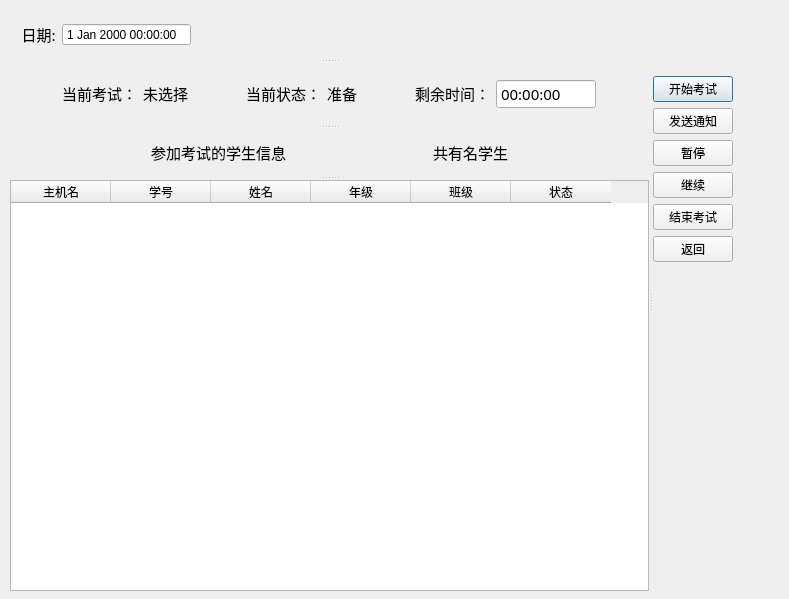
<?xml version="1.0" encoding="UTF-8"?>
<ui version="4.0">
 <class>ExamControl</class>
 <widget class="QDialog" name="ExamControl">
  <property name="geometry">
   <rect>
    <x>0</x>
    <y>0</y>
    <width>789</width>
    <height>599</height>
   </rect>
  </property>
  <property name="windowTitle">
   <string>Dialog</string>
  </property>
  <widget class="QSplitter" name="splitter_3">
   <property name="geometry">
    <rect>
     <x>10</x>
     <y>10</y>
     <width>771</width>
     <height>581</height>
    </rect>
   </property>
   <property name="orientation">
    <enum>Qt::Horizontal</enum>
   </property>
   <widget class="QSplitter" name="splitter_2">
    <property name="orientation">
     <enum>Qt::Vertical</enum>
    </property>
    <widget class="QWidget" name="layoutWidget">
     <layout class="QHBoxLayout" name="horizontalLayout_7">
      <item>
       <widget class="QLabel" name="label_date_2">
        <property name="sizePolicy">
         <sizepolicy hsizetype="Fixed" vsizetype="Fixed">
          <horstretch>0</horstretch>
          <verstretch>0</verstretch>
         </sizepolicy>
        </property>
        <property name="font">
         <font>
          <family>微软雅黑</family>
          <pointsize>11</pointsize>
         </font>
        </property>
        <property name="text">
         <string>   日期:</string>
        </property>
       </widget>
      </item>
      <item>
       <widget class="QDateTimeEdit" name="dateTimeEdit">
        <property name="readOnly">
         <bool>true</bool>
        </property>
        <property name="buttonSymbols">
         <enum>QAbstractSpinBox::NoButtons</enum>
        </property>
       </widget>
      </item>
      <item>
       <spacer name="horizontalSpacer_2">
        <property name="orientation">
         <enum>Qt::Horizontal</enum>
        </property>
        <property name="sizeHint" stdset="0">
         <size>
          <width>40</width>
          <height>20</height>
         </size>
        </property>
       </spacer>
      </item>
     </layout>
    </widget>
    <widget class="QSplitter" name="splitter">
     <property name="orientation">
      <enum>Qt::Vertical</enum>
     </property>
     <widget class="QWidget" name="layoutWidget">
      <layout class="QHBoxLayout" name="horizontalLayout_4">
       <item>
        <layout class="QHBoxLayout" name="horizontalLayout_3">
         <item>
          <widget class="QLabel" name="label_papername">
           <property name="sizePolicy">
            <sizepolicy hsizetype="Fixed" vsizetype="Fixed">
             <horstretch>0</horstretch>
             <verstretch>0</verstretch>
            </sizepolicy>
           </property>
           <property name="font">
            <font>
             <family>微软雅黑</family>
             <pointsize>11</pointsize>
            </font>
           </property>
           <property name="text">
            <string>当前考试：</string>
           </property>
           <property name="alignment">
            <set>Qt::AlignCenter</set>
           </property>
          </widget>
         </item>
         <item>
          <widget class="QLabel" name="label_name">
           <property name="sizePolicy">
            <sizepolicy hsizetype="Fixed" vsizetype="Fixed">
             <horstretch>0</horstretch>
             <verstretch>0</verstretch>
            </sizepolicy>
           </property>
           <property name="font">
            <font>
             <family>微软雅黑</family>
             <pointsize>11</pointsize>
            </font>
           </property>
           <property name="text">
            <string>未选择</string>
           </property>
           <property name="alignment">
            <set>Qt::AlignCenter</set>
           </property>
          </widget>
         </item>
        </layout>
       </item>
       <item>
        <layout class="QHBoxLayout" name="horizontalLayout_2">
         <item>
          <widget class="QLabel" name="label_currentstate">
           <property name="sizePolicy">
            <sizepolicy hsizetype="Fixed" vsizetype="Fixed">
             <horstretch>0</horstretch>
             <verstretch>0</verstretch>
            </sizepolicy>
           </property>
           <property name="font">
            <font>
             <family>微软雅黑</family>
             <pointsize>11</pointsize>
             <weight>50</weight>
             <bold>false</bold>
            </font>
           </property>
           <property name="text">
            <string>当前状态：</string>
           </property>
          </widget>
         </item>
         <item>
          <widget class="QLabel" name="label_state">
           <property name="sizePolicy">
            <sizepolicy hsizetype="Fixed" vsizetype="Fixed">
             <horstretch>0</horstretch>
             <verstretch>0</verstretch>
            </sizepolicy>
           </property>
           <property name="font">
            <font>
             <family>微软雅黑</family>
             <pointsize>11</pointsize>
            </font>
           </property>
           <property name="text">
            <string>准备</string>
           </property>
           <property name="alignment">
            <set>Qt::AlignCenter</set>
           </property>
          </widget>
         </item>
        </layout>
       </item>
       <item>
        <layout class="QHBoxLayout" name="horizontalLayout">
         <item>
          <widget class="QLabel" name="label_papertime">
           <property name="sizePolicy">
            <sizepolicy hsizetype="Fixed" vsizetype="Fixed">
             <horstretch>0</horstretch>
             <verstretch>0</verstretch>
            </sizepolicy>
           </property>
           <property name="font">
            <font>
             <family>微软雅黑</family>
             <pointsize>11</pointsize>
            </font>
           </property>
           <property name="text">
            <string>剩余时间：</string>
           </property>
          </widget>
         </item>
         <item>
          <widget class="QTimeEdit" name="timeEdit_papertime">
           <property name="sizePolicy">
            <sizepolicy hsizetype="Fixed" vsizetype="Fixed">
             <horstretch>0</horstretch>
             <verstretch>0</verstretch>
            </sizepolicy>
           </property>
           <property name="maximumSize">
            <size>
             <width>100</width>
             <height>30</height>
            </size>
           </property>
           <property name="font">
            <font>
             <family>SimSun-ExtB</family>
             <pointsize>11</pointsize>
             <weight>50</weight>
             <bold>false</bold>
            </font>
           </property>
           <property name="readOnly">
            <bool>true</bool>
           </property>
           <property name="buttonSymbols">
            <enum>QAbstractSpinBox::NoButtons</enum>
           </property>
          </widget>
         </item>
        </layout>
       </item>
      </layout>
     </widget>
     <widget class="QWidget" name="layoutWidget">
      <layout class="QHBoxLayout" name="horizontalLayout_5">
       <item>
        <widget class="QLabel" name="label_2">
         <property name="sizePolicy">
          <sizepolicy hsizetype="Fixed" vsizetype="Fixed">
           <horstretch>0</horstretch>
           <verstretch>0</verstretch>
          </sizepolicy>
         </property>
         <property name="maximumSize">
          <size>
           <width>16777215</width>
           <height>24</height>
          </size>
         </property>
         <property name="font">
          <font>
           <family>微软雅黑</family>
           <pointsize>11</pointsize>
          </font>
         </property>
         <property name="text">
          <string>参加考试的学生信息</string>
         </property>
        </widget>
       </item>
       <item>
        <widget class="QLabel" name="label_studentcount">
         <property name="sizePolicy">
          <sizepolicy hsizetype="Fixed" vsizetype="Fixed">
           <horstretch>0</horstretch>
           <verstretch>0</verstretch>
          </sizepolicy>
         </property>
         <property name="maximumSize">
          <size>
           <width>16777215</width>
           <height>24</height>
          </size>
         </property>
         <property name="font">
          <font>
           <family>微软雅黑</family>
           <pointsize>11</pointsize>
          </font>
         </property>
         <property name="text">
          <string>共有名学生</string>
         </property>
        </widget>
       </item>
      </layout>
     </widget>
    </widget>
    <widget class="QTableWidget" name="tableWidget_student">
     <property name="sizePolicy">
      <sizepolicy hsizetype="Fixed" vsizetype="Fixed">
       <horstretch>0</horstretch>
       <verstretch>0</verstretch>
      </sizepolicy>
     </property>
     <property name="minimumSize">
      <size>
       <width>0</width>
       <height>215</height>
      </size>
     </property>
     <property name="editTriggers">
      <set>QAbstractItemView::NoEditTriggers</set>
     </property>
     <column>
      <property name="text">
       <string>主机名</string>
      </property>
     </column>
     <column>
      <property name="text">
       <string>学号</string>
      </property>
     </column>
     <column>
      <property name="text">
       <string>姓名</string>
      </property>
     </column>
     <column>
      <property name="text">
       <string>年级</string>
      </property>
     </column>
     <column>
      <property name="text">
       <string>班级</string>
      </property>
     </column>
     <column>
      <property name="text">
       <string>状态</string>
      </property>
     </column>
    </widget>
   </widget>
   <widget class="QWidget" name="layoutWidget">
    <layout class="QVBoxLayout" name="verticalLayout">
     <item>
      <spacer name="verticalSpacer">
       <property name="orientation">
        <enum>Qt::Vertical</enum>
       </property>
       <property name="sizeHint" stdset="0">
        <size>
         <width>20</width>
         <height>40</height>
        </size>
       </property>
      </spacer>
     </item>
     <item>
      <widget class="QPushButton" name="pushButton_begin">
       <property name="sizePolicy">
        <sizepolicy hsizetype="Fixed" vsizetype="Fixed">
         <horstretch>0</horstretch>
         <verstretch>0</verstretch>
        </sizepolicy>
       </property>
       <property name="minimumSize">
        <size>
         <width>0</width>
         <height>0</height>
        </size>
       </property>
       <property name="font">
        <font>
         <family>SimSun-ExtB</family>
         <pointsize>9</pointsize>
        </font>
       </property>
       <property name="text">
        <string>开始考试</string>
       </property>
      </widget>
     </item>
     <item>
      <widget class="QPushButton" name="pushButton_sendMessage">
       <property name="sizePolicy">
        <sizepolicy hsizetype="Fixed" vsizetype="Fixed">
         <horstretch>0</horstretch>
         <verstretch>0</verstretch>
        </sizepolicy>
       </property>
       <property name="minimumSize">
        <size>
         <width>0</width>
         <height>0</height>
        </size>
       </property>
       <property name="font">
        <font>
         <family>SimSun-ExtB</family>
         <pointsize>9</pointsize>
        </font>
       </property>
       <property name="text">
        <string>发送通知</string>
       </property>
      </widget>
     </item>
     <item>
      <widget class="QPushButton" name="pushButton_pause">
       <property name="sizePolicy">
        <sizepolicy hsizetype="Fixed" vsizetype="Fixed">
         <horstretch>0</horstretch>
         <verstretch>0</verstretch>
        </sizepolicy>
       </property>
       <property name="minimumSize">
        <size>
         <width>0</width>
         <height>0</height>
        </size>
       </property>
       <property name="font">
        <font>
         <family>SimSun-ExtB</family>
         <pointsize>9</pointsize>
        </font>
       </property>
       <property name="text">
        <string>暂停</string>
       </property>
      </widget>
     </item>
     <item>
      <widget class="QPushButton" name="pushButton_continue">
       <property name="sizePolicy">
        <sizepolicy hsizetype="Fixed" vsizetype="Fixed">
         <horstretch>0</horstretch>
         <verstretch>0</verstretch>
        </sizepolicy>
       </property>
       <property name="minimumSize">
        <size>
         <width>0</width>
         <height>0</height>
        </size>
       </property>
       <property name="font">
        <font>
         <family>SimSun-ExtB</family>
         <pointsize>9</pointsize>
        </font>
       </property>
       <property name="text">
        <string>继续</string>
       </property>
      </widget>
     </item>
     <item>
      <widget class="QPushButton" name="pushButton_end">
       <property name="sizePolicy">
        <sizepolicy hsizetype="Fixed" vsizetype="Fixed">
         <horstretch>0</horstretch>
         <verstretch>0</verstretch>
        </sizepolicy>
       </property>
       <property name="minimumSize">
        <size>
         <width>0</width>
         <height>0</height>
        </size>
       </property>
       <property name="font">
        <font>
         <family>SimSun-ExtB</family>
         <pointsize>9</pointsize>
        </font>
       </property>
       <property name="text">
        <string>结束考试</string>
       </property>
      </widget>
     </item>
     <item>
      <widget class="QPushButton" name="pushButton_back">
       <property name="sizePolicy">
        <sizepolicy hsizetype="Fixed" vsizetype="Fixed">
         <horstretch>0</horstretch>
         <verstretch>0</verstretch>
        </sizepolicy>
       </property>
       <property name="minimumSize">
        <size>
         <width>0</width>
         <height>0</height>
        </size>
       </property>
       <property name="font">
        <font>
         <family>SimSun-ExtB</family>
         <pointsize>9</pointsize>
        </font>
       </property>
       <property name="text">
        <string>返回</string>
       </property>
      </widget>
     </item>
     <item>
      <spacer name="verticalSpacer_6">
       <property name="orientation">
        <enum>Qt::Vertical</enum>
       </property>
       <property name="sizeHint" stdset="0">
        <size>
         <width>20</width>
         <height>40</height>
        </size>
       </property>
      </spacer>
     </item>
     <item>
      <spacer name="verticalSpacer_5">
       <property name="orientation">
        <enum>Qt::Vertical</enum>
       </property>
       <property name="sizeHint" stdset="0">
        <size>
         <width>20</width>
         <height>40</height>
        </size>
       </property>
      </spacer>
     </item>
     <item>
      <spacer name="verticalSpacer_2">
       <property name="orientation">
        <enum>Qt::Vertical</enum>
       </property>
       <property name="sizeHint" stdset="0">
        <size>
         <width>20</width>
         <height>40</height>
        </size>
       </property>
      </spacer>
     </item>
     <item>
      <spacer name="verticalSpacer_4">
       <property name="orientation">
        <enum>Qt::Vertical</enum>
       </property>
       <property name="sizeHint" stdset="0">
        <size>
         <width>20</width>
         <height>40</height>
        </size>
       </property>
      </spacer>
     </item>
     <item>
      <spacer name="verticalSpacer_3">
       <property name="orientation">
        <enum>Qt::Vertical</enum>
       </property>
       <property name="sizeHint" stdset="0">
        <size>
         <width>20</width>
         <height>40</height>
        </size>
       </property>
      </spacer>
     </item>
    </layout>
   </widget>
  </widget>
 </widget>
 <resources/>
 <connections/>
</ui>
